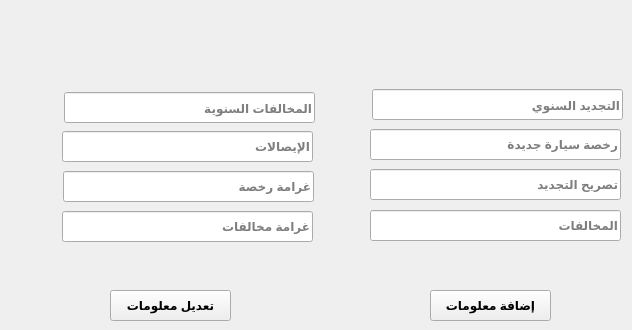
    <widget class="QWidget" name="tab_4">
     <attribute name="title">
      <string>التراخيص</string>
     </attribute>
     <widget class="QLineEdit" name="lineEdit_21">
      <property name="geometry">
       <rect>
        <x>370</x>
        <y>210</y>
        <width>251</width>
        <height>31</height>
       </rect>
      </property>
      <property name="font">
       <font>
        <weight>75</weight>
        <bold>true</bold>
       </font>
      </property>
      <property name="placeholderText">
       <string>المخالفات</string>
      </property>
     </widget>
     <widget class="QLineEdit" name="lineEdit_24">
      <property name="geometry">
       <rect>
        <x>64</x>
        <y>92</y>
        <width>251</width>
        <height>31</height>
       </rect>
      </property>
      <property name="font">
       <font>
        <weight>75</weight>
        <bold>true</bold>
       </font>
      </property>
      <property name="placeholderText">
       <string>المخالفات السنوية</string>
      </property>
     </widget>
     <widget class="QLineEdit" name="lineEdit_26">
      <property name="geometry">
       <rect>
        <x>370</x>
        <y>129</y>
        <width>251</width>
        <height>31</height>
       </rect>
      </property>
      <property name="font">
       <font>
        <weight>75</weight>
        <bold>true</bold>
       </font>
      </property>
      <property name="placeholderText">
       <string>رخصة سيارة جديدة</string>
      </property>
     </widget>
     <widget class="QLineEdit" name="lineEdit_27">
      <property name="geometry">
       <rect>
        <x>63</x>
        <y>171</y>
        <width>251</width>
        <height>31</height>
       </rect>
      </property>
      <property name="font">
       <font>
        <weight>75</weight>
        <bold>true</bold>
       </font>
      </property>
      <property name="placeholderText">
       <string>غرامة رخصة</string>
      </property>
     </widget>
     <widget class="QLineEdit" name="lineEdit_28">
      <property name="geometry">
       <rect>
        <x>62</x>
        <y>211</y>
        <width>251</width>
        <height>31</height>
       </rect>
      </property>
      <property name="font">
       <font>
        <weight>75</weight>
        <bold>true</bold>
       </font>
      </property>
      <property name="placeholderText">
       <string>غرامة مخالفات</string>
      </property>
     </widget>
     <widget class="QLineEdit" name="lineEdit_29">
      <property name="geometry">
       <rect>
        <x>62</x>
        <y>131</y>
        <width>251</width>
        <height>31</height>
       </rect>
      </property>
      <property name="font">
       <font>
        <weight>75</weight>
        <bold>true</bold>
       </font>
      </property>
      <property name="placeholderText">
       <string>الإيصالات</string>
      </property>
     </widget>
     <widget class="QLineEdit" name="lineEdit_30">
      <property name="geometry">
       <rect>
        <x>370</x>
        <y>169</y>
        <width>251</width>
        <height>31</height>
       </rect>
      </property>
      <property name="font">
       <font>
        <weight>75</weight>
        <bold>true</bold>
       </font>
      </property>
      <property name="placeholderText">
       <string>تصريح التجديد</string>
      </property>
     </widget>
     <widget class="QLineEdit" name="lineEdit_31">
      <property name="geometry">
       <rect>
        <x>372</x>
        <y>89</y>
        <width>251</width>
        <height>31</height>
       </rect>
      </property>
      <property name="font">
       <font>
        <weight>75</weight>
        <bold>true</bold>
       </font>
      </property>
      <property name="layoutDirection">
       <enum>Qt::RightToLeft</enum>
      </property>
      <property name="placeholderText">
       <string>التجديد السنوي</string>
      </property>
     </widget>
     <widget class="QPushButton" name="btn_Update_Licence_Info">
      <property name="geometry">
       <rect>
        <x>110</x>
        <y>290</y>
        <width>121</width>
        <height>31</height>
       </rect>
      </property>
      <property name="font">
       <font>
        <weight>75</weight>
        <bold>true</bold>
       </font>
      </property>
      <property name="text">
       <string>تعديل معلومات</string>
      </property>
     </widget>
     <widget class="QPushButton" name="btn_Add_Licence_Info">
      <property name="geometry">
       <rect>
        <x>430</x>
        <y>290</y>
        <width>121</width>
        <height>31</height>
       </rect>
      </property>
      <property name="font">
       <font>
        <weight>75</weight>
        <bold>true</bold>
       </font>
      </property>
      <property name="text">
       <string>إضافة معلومات</string>
      </property>
     </widget>
    </widget>
